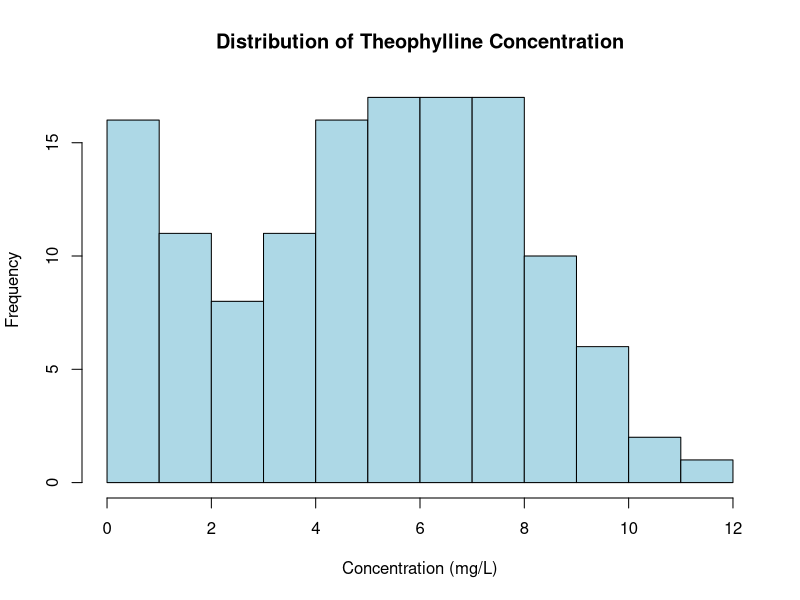
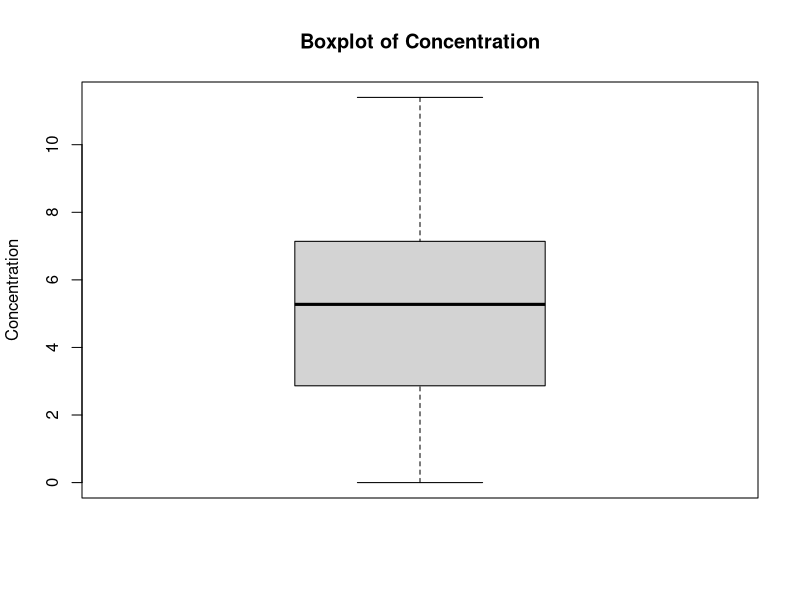
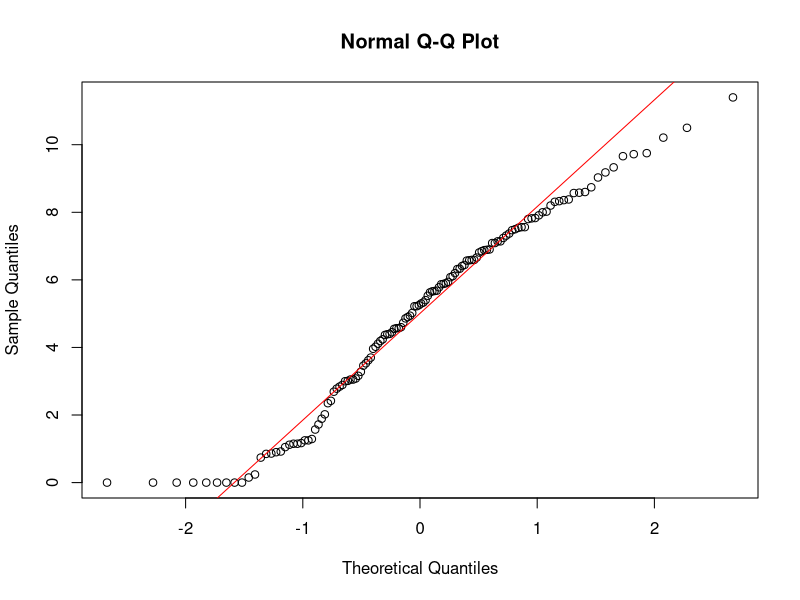
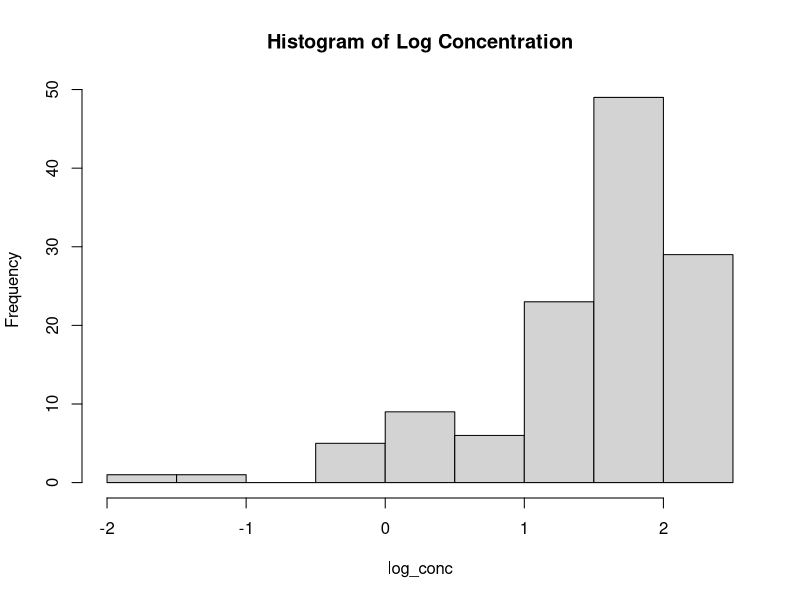
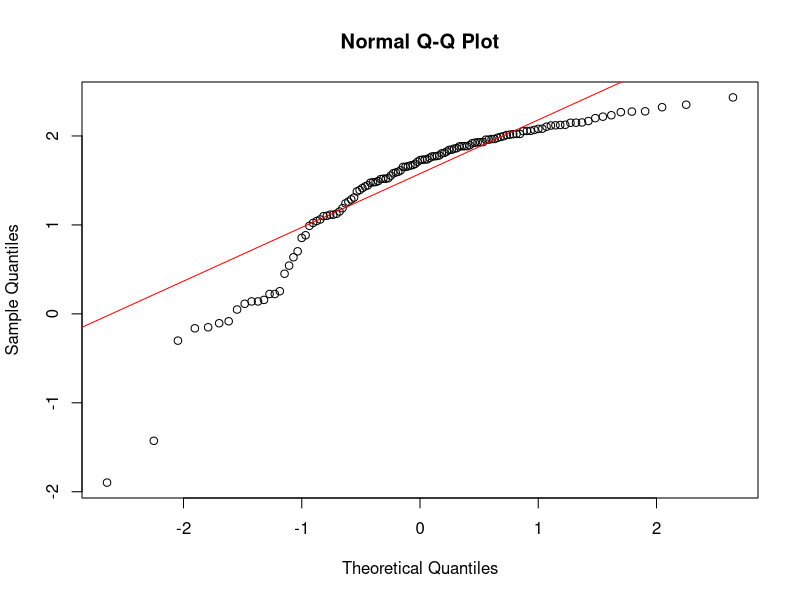
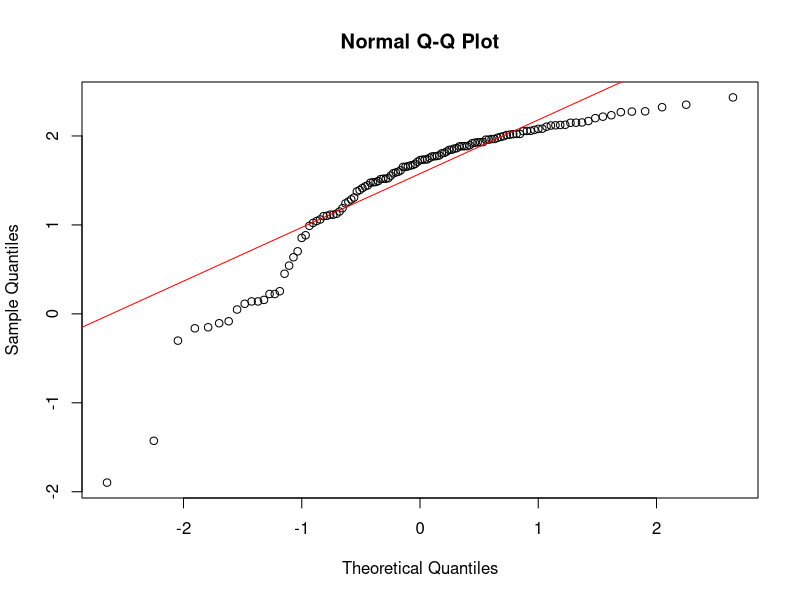
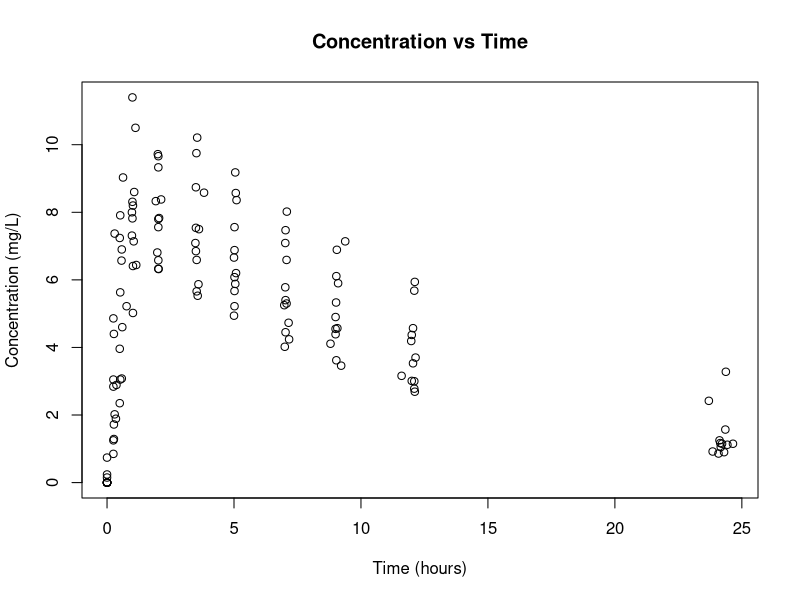
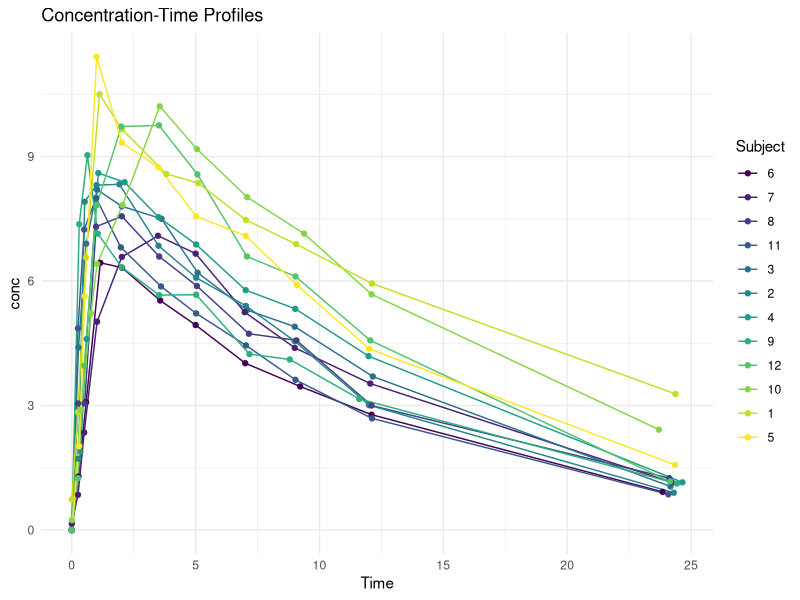

Write the R code that produced these figures, in order. (Note: this script raises an error after producing the figures.)
#Load dataset
library(nlme) 
data(Theoph) 
head(Theoph) 
str(Theoph) 
summary(Theoph)

#Dimensions
dim(Theoph) 
nrow(Theoph) 
ncol(Theoph)

#Interpretation:There are 132 observations with 5 variables

#Datatypes
sapply(Theoph, class)

#Missing values
colSums(is.na(Theoph))# this is no null values 4

#Duplicates 
sum(duplicated(Theoph))#No duplicates

#Descriptive Statistics
summary(Theoph) 
mean(Theoph$conc) 
median(Theoph$conc) 
sd(Theoph$conc) 
min(Theoph$conc) 
max(Theoph$conc)

summary(Theoph$conc)

min(Theoph$conc)

sum(is.na(Theoph$conc))

sum(Theoph$conc <= 0)
#Histogram
hist(Theoph$conc,
     main = "Distribution of Theophylline Concentration",
     xlab = "Concentration (mg/L)",
     col = "lightblue")

#Boxplot
boxplot(Theoph$conc, main = "Boxplot of Concentration", 
        ylab = "Concentration")

#Normality Check 
qqnorm(Theoph$conc)
qqline(Theoph$conc, col = "red")

#Shapiro-Wilk Test
shapiro.test(Theoph$conc)

#Log Transformation
log_conc <- log(Theoph$conc)

summary(log_conc)

sum(is.na(log_conc))

sum(is.infinite(log_conc))

hist(log_conc, main = "Histogram of Log Concentration") 


log_conc <- log_conc[is.finite(log_conc)]

qqnorm(log_conc)
qqline(log_conc, col = "red")

shapiro.test(log_conc)
qqnorm(log_conc) 
qqline(log_conc, col = "red") 

shapiro.test(log_conc)

#Concentration vs Time
plot(Theoph$Time, Theoph$conc, 
     xlab = "Time (hours)", 
     ylab = "Concentration (mg/L)", 
     main = "Concentration vs Time")

#Concentration-Time Profiles
library(ggplot2) 
ggplot(Theoph, aes(x = Time, y = conc, 
                   colour = Subject, 
                   group = Subject)) + 
  geom_line() + 
  geom_point() + 
  theme_minimal() + 
  labs(title = "Concentration-Time Profiles")

#Subject-wise Profiles
ggplot(Theoph, aes(Time, conc)) + 
  geom_line() + 
  facet_wrap(~Subject)

#Weight vs Concentration
ggplot(Theoph, aes(Wt, conc)) + 
  geom_point() + 
  geom_smooth(method = "lm")

#Correlation
cor(Theoph$Wt, Theoph$conc)

#Maximum Concentration
aggregate(conc~Subject,data=Theoph,max)

#Time of Maximum Concentration
library(dplyr)
Theoph%>%
  group_by(Subject)%>%
  slice_max(conc)

#Area under Curve
install.packages("pracma")
library(pracma)
library(dplyr)
AUC_results=Theoph%>%
  group_by(Subject)%>%
  summarise(AUC=trapz(Time,conc))
AUC_results

#Plot AUC
ggplot(AUC_results, 
       aes(Subject, AUC)) + 
  geom_bar(stat = "identity") + 
  theme_minimal()

#Log Concentration vs Time
ggplot(Theoph,aes(Time,aes(Time,log(conc),colour=Subject))+
         geom_line()+
         theme_minimal())

#Simple Regression(for demonstratio purpose)
model=lm(conc~Time,data=Theoph)
summary(model)



#Mixed effects Model
library(nlme) 
mixed_model <- lme( conc ~ Time, 
                    random = ~1 | Subject, 
                    data = Theoph ) 
summary(mixed_model)
